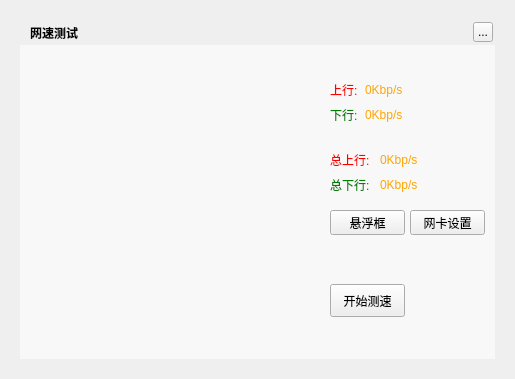
<?xml version="1.0" encoding="UTF-8"?>
<ui version="4.0">
 <class>MusicNetworkTestWidget</class>
 <widget class="QWidget" name="MusicNetworkTestWidget">
  <property name="geometry">
   <rect>
    <x>0</x>
    <y>0</y>
    <width>515</width>
    <height>379</height>
   </rect>
  </property>
  <property name="windowTitle">
   <string>MusicNetworkTestWidget</string>
  </property>
  <widget class="QLabel" name="background">
   <property name="geometry">
    <rect>
     <x>20</x>
     <y>20</y>
     <width>475</width>
     <height>339</height>
    </rect>
   </property>
   <property name="text">
    <string/>
   </property>
  </widget>
  <widget class="QLabel" name="topTitleName">
   <property name="geometry">
    <rect>
     <x>30</x>
     <y>20</y>
     <width>61</width>
     <height>25</height>
    </rect>
   </property>
   <property name="styleSheet">
    <string notr="true">color:&quot;#FFFFFF&quot;;font-weight:bold</string>
   </property>
   <property name="text">
    <string>网速测试</string>
   </property>
  </widget>
  <widget class="QToolButton" name="topTitleCloseButton">
   <property name="geometry">
    <rect>
     <x>473</x>
     <y>22</y>
     <width>20</width>
     <height>20</height>
    </rect>
   </property>
   <property name="text">
    <string>...</string>
   </property>
  </widget>
  <widget class="QLabel" name="loadingLabel">
   <property name="geometry">
    <rect>
     <x>57</x>
     <y>345</y>
     <width>220</width>
     <height>19</height>
    </rect>
   </property>
   <property name="text">
    <string/>
   </property>
  </widget>
  <widget class="QWidget" name="backgroundMask" native="true">
   <property name="geometry">
    <rect>
     <x>20</x>
     <y>45</y>
     <width>475</width>
     <height>314</height>
    </rect>
   </property>
   <property name="styleSheet">
    <string notr="true">background:rgba(255,255,255,150)</string>
   </property>
  </widget>
  <widget class="MusicSpeedMeter" name="speedWidget" native="true">
   <property name="geometry">
    <rect>
     <x>50</x>
     <y>80</y>
     <width>250</width>
     <height>250</height>
    </rect>
   </property>
  </widget>
  <widget class="QLabel" name="uploadSpeedValue">
   <property name="geometry">
    <rect>
     <x>365</x>
     <y>80</y>
     <width>81</width>
     <height>20</height>
    </rect>
   </property>
   <property name="styleSheet">
    <string notr="true">color:orange</string>
   </property>
   <property name="text">
    <string>0Kbp/s</string>
   </property>
  </widget>
  <widget class="QPushButton" name="suspensionButton">
   <property name="geometry">
    <rect>
     <x>330</x>
     <y>210</y>
     <width>75</width>
     <height>25</height>
    </rect>
   </property>
   <property name="text">
    <string>悬浮框</string>
   </property>
  </widget>
  <widget class="QPushButton" name="testButton">
   <property name="geometry">
    <rect>
     <x>330</x>
     <y>284</y>
     <width>75</width>
     <height>33</height>
    </rect>
   </property>
   <property name="text">
    <string>开始测速</string>
   </property>
  </widget>
  <widget class="QLabel" name="uploadSpeedLabel">
   <property name="geometry">
    <rect>
     <x>330</x>
     <y>80</y>
     <width>35</width>
     <height>20</height>
    </rect>
   </property>
   <property name="styleSheet">
    <string notr="true">color:red</string>
   </property>
   <property name="text">
    <string>上行:</string>
   </property>
  </widget>
  <widget class="QLabel" name="downloadSpeedLabel">
   <property name="geometry">
    <rect>
     <x>330</x>
     <y>105</y>
     <width>35</width>
     <height>20</height>
    </rect>
   </property>
   <property name="styleSheet">
    <string notr="true">color:green</string>
   </property>
   <property name="text">
    <string>下行:</string>
   </property>
  </widget>
  <widget class="QLabel" name="downloadSpeedValue">
   <property name="geometry">
    <rect>
     <x>365</x>
     <y>105</y>
     <width>81</width>
     <height>20</height>
    </rect>
   </property>
   <property name="styleSheet">
    <string notr="true">color:orange</string>
   </property>
   <property name="text">
    <string>0Kbp/s</string>
   </property>
  </widget>
  <widget class="QLabel" name="uploadAllSpeedValue">
   <property name="geometry">
    <rect>
     <x>380</x>
     <y>150</y>
     <width>81</width>
     <height>20</height>
    </rect>
   </property>
   <property name="styleSheet">
    <string notr="true">color:orange</string>
   </property>
   <property name="text">
    <string>0Kbp/s</string>
   </property>
  </widget>
  <widget class="QLabel" name="uploadAllSpeedLabel">
   <property name="geometry">
    <rect>
     <x>330</x>
     <y>150</y>
     <width>51</width>
     <height>20</height>
    </rect>
   </property>
   <property name="styleSheet">
    <string notr="true">color:red</string>
   </property>
   <property name="text">
    <string>总上行:</string>
   </property>
  </widget>
  <widget class="QLabel" name="downloadAllSpeedValue">
   <property name="geometry">
    <rect>
     <x>380</x>
     <y>175</y>
     <width>81</width>
     <height>20</height>
    </rect>
   </property>
   <property name="styleSheet">
    <string notr="true">color:orange</string>
   </property>
   <property name="text">
    <string>0Kbp/s</string>
   </property>
  </widget>
  <widget class="QLabel" name="downloadAllSpeedLabel">
   <property name="geometry">
    <rect>
     <x>330</x>
     <y>175</y>
     <width>51</width>
     <height>20</height>
    </rect>
   </property>
   <property name="styleSheet">
    <string notr="true">color:green</string>
   </property>
   <property name="text">
    <string>总下行:</string>
   </property>
  </widget>
  <widget class="QPushButton" name="settingButton">
   <property name="geometry">
    <rect>
     <x>410</x>
     <y>210</y>
     <width>75</width>
     <height>25</height>
    </rect>
   </property>
   <property name="text">
    <string>网卡设置</string>
   </property>
  </widget>
  <zorder>background</zorder>
  <zorder>backgroundMask</zorder>
  <zorder>topTitleName</zorder>
  <zorder>topTitleCloseButton</zorder>
  <zorder>loadingLabel</zorder>
  <zorder>speedWidget</zorder>
  <zorder>uploadSpeedValue</zorder>
  <zorder>suspensionButton</zorder>
  <zorder>testButton</zorder>
  <zorder>uploadSpeedLabel</zorder>
  <zorder>downloadSpeedLabel</zorder>
  <zorder>downloadSpeedValue</zorder>
  <zorder>uploadAllSpeedValue</zorder>
  <zorder>uploadAllSpeedLabel</zorder>
  <zorder>downloadAllSpeedLabel</zorder>
  <zorder>downloadAllSpeedValue</zorder>
  <zorder>settingButton</zorder>
 </widget>
 <customwidgets>
  <customwidget>
   <class>MusicSpeedMeter</class>
   <extends>QWidget</extends>
   <header>musicspeedmeter.h</header>
   <container>1</container>
  </customwidget>
 </customwidgets>
 <resources/>
 <connections/>
</ui>
